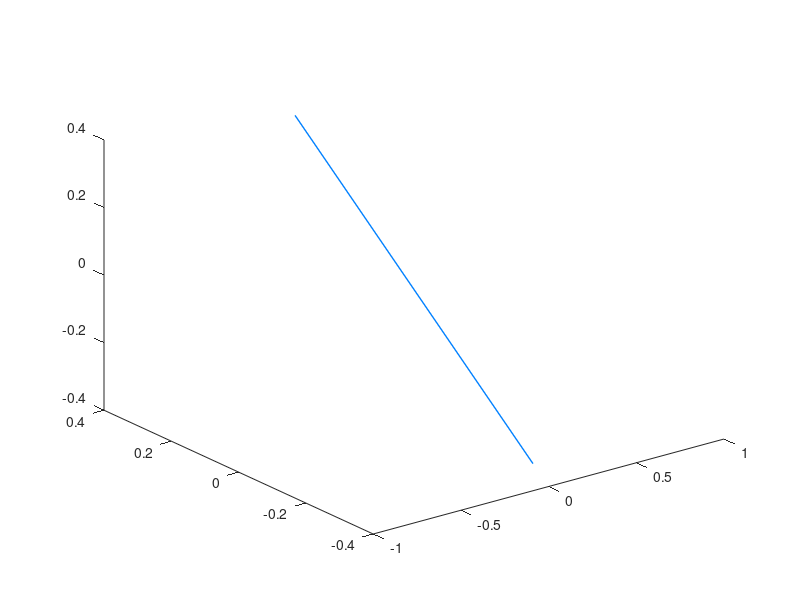

MATLAB code to generate this figure:
%------------------------------------------------------------------------------%
% TENSORVIZ
%function tensor( xga, vga, mga, h, wscl, wexp, glyphtype )

testing = 1;
if testing
  clear all
  testing = 1;
  clf
  h = 1;
  glyphtype = 1;
  xga = [ 0 0 0 ];
  wg = [ 0 0 0  0 0 1 ];
  wexp = 1;
  c = [ 1 6 5; 6 2 4; 5 4 3 ];
  wg = wg(c)
  [ vec, val ] = eig( wg );
  val = diag( val );
  [ tmp, i ] = sort( abs( val ) );
  val = val(i);
  vec = vec(:,i);
  mga = val';
  vga = vec(:)';
  wscl = 1 / sqrt( max( abs( val ) ) );
end

if glyphtype
  scl = 0.5 * h * wscl ^ wexp;
  lw = get( 1, 'DefaultLineLineWidth' );
  for ii = 1:3
    if glyphtype < 0
      ng = size( mga, 1 );
      for i = 1:3
        vg = scl * vga(:,(i-1)*3+ii) .* abs( mga(:,i) ) .^ wexp;
        xg{i} = [ xga(:,i) - vg xga(:,i) + vg repmat( NaN, ng, 1 ) ]';
        xg{i} = xg{i}(:);
      end
      plot3( xg{1}, xg{2}, xg{3} );
      hold on
    else
      ig = find( mga(:,ii) > 0 );
      ng = size( ig, 1 );
      for i = 1:3
        vg = scl * vga(ig,(i-1)*3+ii) .* abs( mga(ig,i) ) .^ wexp;
        xg{i} = [ xga(ig,i) - vg xga(ig,i) + vg repmat( NaN, ng, 1 ) ]';
        xg{i} = xg{i}(:);
      end
      plot3( xg{1}, xg{2}, xg{3}, 'Color', [ 1 .5 0 ], 'LineWidth', 2 * lw );
      hold on
      ig = find( mga(:,ii) < 0 );
      ng = size( ig, 1 );
      for i = 1:3
        vg = scl * vga(ig,(i-1)*3+ii) .* abs( mga(ig,i) ) .^ wexp;
        xg{i} = [ xga(ig,i) - vg xga(ig,i) + vg repmat( NaN, ng, 1 ) ]';
        xg{i} = xg{i}(:);
      end
      plot3( xg{1}, xg{2}, xg{3}, 'Color', [ 0 .5 1 ], 'LineWidth', 2 * lw );
    end
  end
  clear ig
else
  clear xg ng rg
  m     = 16;
  theta = 2 * pi * ( 0 : 1 / m : 1 );
  row   = ones( size( theta ) );
  phi   = pi * ( 0 : 1 / m : 1 )';
  dphi  = phi(2) - phi(1);
  sinf  = sin( phi );
  cosf  = cos( phi );
  xg(:,:,1) = sinf * cos( theta );
  xg(:,:,2) = sinf * sin( theta );
  xg(:,:,3) = cosf * row;
  xg( abs( xg ) < .0001 ) = 0;
  nn = size( xg );
  sphr = reshape( xg, [ nn(1) * nn(2) 3 ] )';
  for ig = 1:size( vga, 1 )
    val = mga(ig,:);
    vec = reshape( vga(ig,:), [3 3] );
    vec(:,1) = cross( vec(:,2), vec(:,3) );
    scl = 0.5 * h * wscl ^ wexp * abs( val(3) ) ^ ( wexp - 1 );
    rg = val * ( sphr .* sphr );
    %xg = scl * vec * diag( abs( val ) ) * sphr; % elipsoide
    xg = scl * vec * ( sphr .* repmat( rg, [ 3 1 ] ) );
    xg = reshape( xg', [ m+1 m+1 3 ] );
    rg = reshape( rg, [ m+1 m+1 ] );
    i = 1:m;
    rg(i,i) = 0.25 * ( rg(i,i) + rg(i+1,i) + rg(i,i+1) + rg(i+1,i+1) );
    for i = 1:3
      xg(:,:,i) = xg(:,:,i) + xga(ig,i);
    end
    j0 = [ m 1:m     ];
    j1 = [   1:m+1   ];
    j2 = [   2:m+1 2 ];
    vec1 = xg(:,j0,:) - xg(:,j2,:);
    vec2 = xg(j0,:,:) - xg(j2,:,:);
    m4 = floor( m / 4 );
    for i = 1:3
      vec1(1,:,i)   = xg(2,m4+1,i)     - xg(2,3*m4+1,i);
      vec2(1,:,i)   = xg(2,1,i)        - xg(2,2*m4+1,i);
      vec2(end,:,i) = xg(end-1,m4+1,i) - xg(end-1,3*m4+1,i);
      vec1(end,:,i) = xg(end-1,1,i)    - xg(end-1,2*m4+1,i);
    end
    ng(j1,j1,1) = vec1(:,:,2) .* vec2(:,:,3) - vec1(:,:,3) .* vec2(:,:,2);
    ng(j1,j1,2) = vec1(:,:,3) .* vec2(:,:,1) - vec1(:,:,1) .* vec2(:,:,3);
    ng(j1,j1,3) = vec1(:,:,1) .* vec2(:,:,2) - vec1(:,:,2) .* vec2(:,:,1);
    surf( xg(:,:,1), xg(:,:,2), xg(:,:,3), rg, ...
      'VertexNormals', ng, ...
      'BackFaceLighting', 'reverselit', ...
      'AmbientStrength', .6, ...
      'DiffuseStrength', .6, ...
      'SpecularStrength', .9, ...
      'SpecularExponent', 10, ...
      'FaceLighting', 'gouraud', ...
      'EdgeColor', 'none', ...
      'FaceColor', 'flat' )
    hold on
    if testing
      axis equal vis3d
      shading faceted
      %quiver3(xg(:,:,1),xg(:,:,2),xg(:,:,3),ng(:,:,1),ng(:,:,2),ng(:,:,3),'k')
      xlabel( 'X' )
      ylabel( 'Y' )
      zlabel( 'Z' )
    end
  end
end

